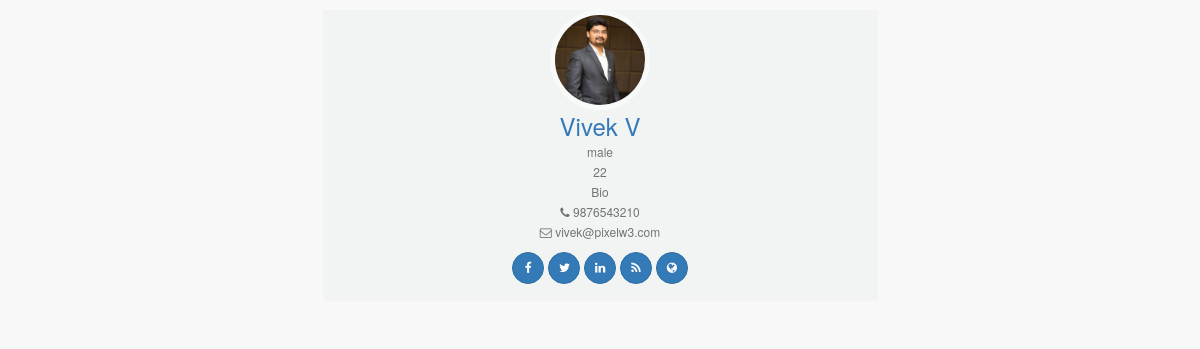
/profile.php?username=vivek, run on the app's committed database.
### tables this page shows
CREATE TABLE `user_info` (
  `id` int(11) NOT NULL,
  `uid` int(11) NOT NULL,
  `fname` varchar(255) NOT NULL,
  `lname` varchar(255) NOT NULL,
  `mobile` varchar(255) NOT NULL,
  `age` varchar(255) NOT NULL,
  `gender` varchar(255) NOT NULL,
  `profilepic` varchar(255) NOT NULL,
  `bio` varchar(255) NOT NULL,
  `fb` varchar(255) NOT NULL,
  `twitter` varchar(255) NOT NULL,
  `linkedin` varchar(255) NOT NULL,
  `blog` varchar(255) NOT NULL,
  `website` varchar(255) NOT NULL,
  `created` datetime NOT NULL DEFAULT current_timestamp(),
  `updated` datetime NOT NULL DEFAULT current_timestamp()
);

CREATE TABLE `users` (
  `id` int(11) NOT NULL,
  `username` varchar(255) NOT NULL,
  `email` varchar(255) NOT NULL,
  `password` varchar(255) NOT NULL,
  `activate` tinyint(1) NOT NULL DEFAULT 0,
  `created` datetime NOT NULL DEFAULT current_timestamp(),
  `updated` datetime NOT NULL DEFAULT current_timestamp()
);

### profile.php (the view, shortened to what this page needs)
<?php
include('includes/header.php');
require_once('includes/connect.php');
$username = $_GET['username'];
$usersql = "SELECT u.email, ui.fname, ui.lname, ui.mobile, ui.age, ui.gender, ui.profilepic, ui.bio, ui.fb, ui.twitter, ui.linkedin, ui.blog, ui.website FROM users u JOIN user_info ui WHERE u.id=ui.uid AND u.username=?";
$userresult = $db->prepare($usersql);
$userresult->execute(array($username));
$userres = $userresult->fetch(PDO::FETCH_ASSOC);
?>
<div class="container">
	<div class="row">
		<div class="col-lg-6 col-sm-6 col-md-offset-3">
            <div class="card hovercard">
                <div class="cardheader">
                </div>
                <?php if(!empty($userres['profilepic'])){ ?>
                <div class="avatar">
                    <img alt="" src="<?php echo $userres['profilepic']; ?>">
                </div>
                <?php } ?>
                <div class="info">
                    <div class="title">
                        <a target="_blank" href="https://scripteden.com/"><?php if(!empty($userres['fname'])){ echo $userres['fname']; } ?> <?php if(!empty($userres['lname'])){ echo $userres['lname']; } ?></a>
                    </div>
                    <div class="desc"><?php if(!empty($userres['gender'])){ echo $userres['gender']; } ?></div>
                    <div class="desc"><?php if(!empty($userres['age'])){ echo $userres['age']; } ?></div>
                    <div class="desc"><?php if(!empty($userres['bio'])){ echo $userres['bio']; } ?></div>
                    <div class="desc"><i class="fa fa-phone"></i> <?php if(!empty($userres['mobile'])){ echo $userres['mobile']; } ?></div>
                    <div class="desc"><i class="fa fa-envelope-o"></i> <?php if(!empty($userres['email'])){ echo $userres['email']; } ?></div>
                </div>
                <div class="bottom">
                    <a class="btn btn-primary btn-sm" href="<?php if(!empty($userres['fb'])){ echo $userres['fb']; } ?>">
                        <i class="fa fa-facebook"></i>
                    </a>
                    <a class="btn btn-primary btn-twitter btn-sm" href="<?php if(!empty($userres['twitter'])){ echo $userres['twitter']; } ?>">
                        <i class="fa fa-twitter"></i>
                    </a>
                    <a class="btn btn-primary btn-sm" href="<?php if(!empty($userres['linkedin'])){ echo $userres['linkedin']; } ?>">
                        <i class="fa fa-linkedin"></i>
                    </a>
                    <a class="btn btn-primary btn-sm" href="<?php if(!empty($userres['blog'])){ echo $userres['blog']; } ?>">
                        <i class="fa fa-rss"></i>
                    </a>
                    <a class="btn btn-primary btn-sm" href="<?php if(!empty($userres['website'])){ echo $userres['website']; } ?>">
                        <i class="fa fa-globe"></i>
                    </a>
                </div>
            </div>
        </div>
	</div>
</div>
<?php include('includes/footer.php'); ?>

### profile.php (style rules this page uses)
.card { padding-top: 20px; margin: 10px 0 20px 0; background-color: rgba(214, 224, 226, 0.2); border-top-width: 0; border-bottom-width: 2px; -webkit-border-radius: 3px; -moz-border-radius: 3px; border-radius: 3px; -webkit-box-shadow: none; -moz-box-shadow: none; box-shadow: none; -webkit-box-sizing: border-box; -moz-box-sizing: border-box; box-sizing: border-box; }
.card.hovercard { position: relative; padding-top: 0; overflow: hidden; text-align: center; background-color: rgba(214, 224, 226, 0.2); }
.card.hovercard .cardheader { background-size: cover; height: 50px; }
.card.hovercard .avatar { position: relative; top: -50px; margin-bottom: -50px; }
.card.hovercard .avatar img { width: 100px; height: 100px; max-width: 100px; max-height: 100px; -webkit-border-radius: 50%; -moz-border-radius: 50%; border-radius: 50%; border: 5px solid rgba(255,255,255,0.5); }
.card.hovercard .info { padding: 4px 8px 10px; }
.card.hovercard .info .title { margin-bottom: 4px; font-size: 24px; line-height: 1; color: #262626; vertical-align: middle; }
.card.hovercard .info .desc { overflow: hidden; font-size: 12px; line-height: 20px; color: #737373; text-overflow: ellipsis; }
.card.hovercard .bottom { padding: 0 20px; margin-bottom: 17px; }
.btn { border-radius: 50%; width:32px; height:32px; line-height:18px; }

### data on the page
user_info: profilepic (picture), fname "Vivek", lname "V", gender "male", age "22", bio "Bio", mobile "9876543210", uid.email "vivek@pixelw3.com"
